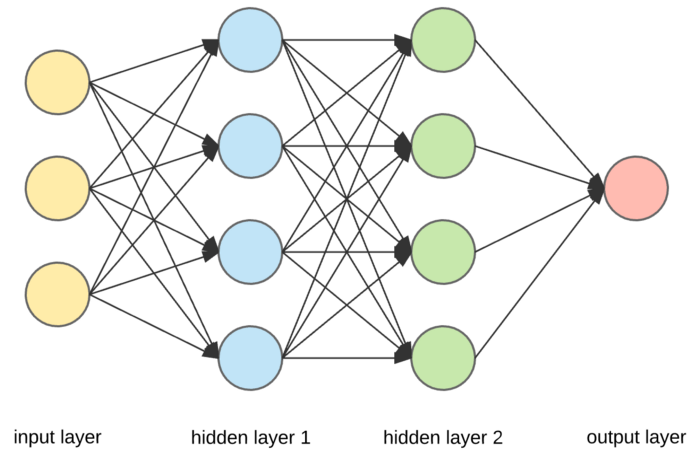
#> input picture e.png, 700 x 457 px
$ jupyter execute circle.ipynb
#> lines starting #> are read from the running program, lines starting #| are printed output that depends on the picture; after the words box and inside, x2 and y2 are one past the last pixel; in counts of white or black regions, pixels touching at a corner belong together
[cell 1]
import cv2
import numpy as np
#The Colab Demands using this import to execute cv2.imshow
from google.colab.patches import cv2_imshow

[cell 2]
im=cv2.imread('e.png')
#> im is the input picture: shape (457, 700, 3); mean B, G, R 237.5, 240.9, 239.6

[cell 3]
cv2_imshow(im)

[cell 4]
#From https://www.learnopencv.com/hough-transform-with-opencv-c-python/

# Read image as gray-scale
img = cv2.imread('e.png', cv2.IMREAD_COLOR)
# Convert to gray-scale
gray = cv2.cvtColor(img, cv2.COLOR_BGR2GRAY)
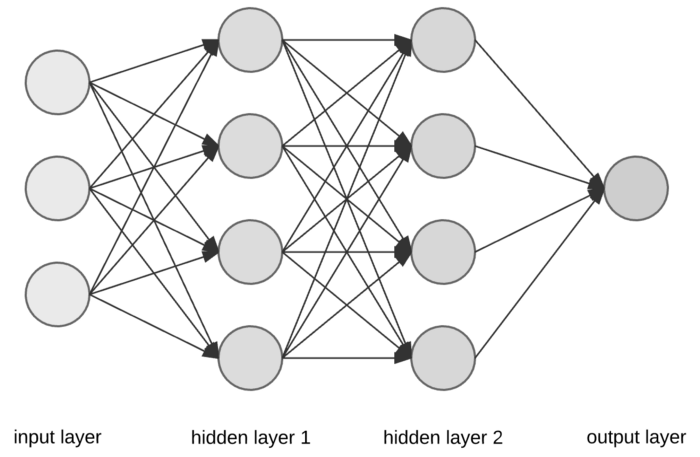
#> gray: shape (457, 700); min 0, max 255, mean 240.1
# Blur the image to reduce noise
img_blur = cv2.medianBlur(gray, 5)
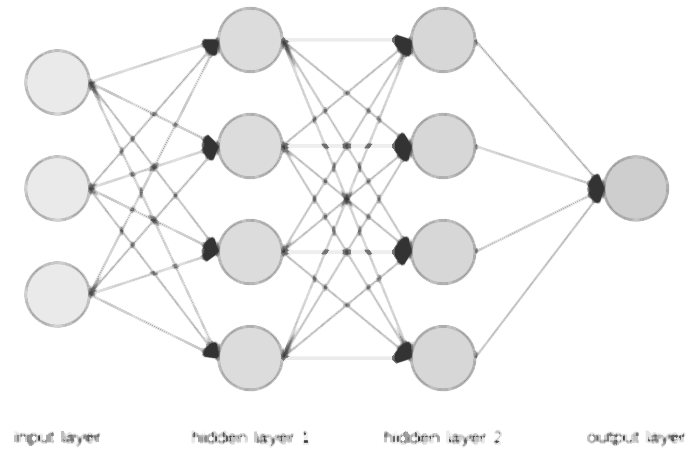
#> img_blur: shape (457, 700); min 51, max 255, mean 244.6
# Apply hough transform on the image
circles = cv2.HoughCircles(gray, cv2.HOUGH_GRADIENT, 1, img.shape[0]/64, param1=100, param2=100, minRadius=30, maxRadius=35)
#> circles = [[635.5, 187.5, 33], [442.5, 39.5, 33.2], [442.5, 357.5, 33.2], [442.5, 145.5, 33.3], [249.5, 39.5, 33.2], [249.5, 357.5, 33.2], [249.5, 145.5, 33.3], [249.5, 251.5, 33.3], [56.5, 81.5, 33.3], [56.5, 187.5, 33.3], [56.5, 293.5, 33.3], [443.5, 251.5, 32.2]]
# Draw detected circles
if circles is not None:
    circles = np.uint16(np.around(circles))
#> circles = [[636, 188, 33], [442, 40, 33], [442, 358, 33], [442, 146, 33], [250, 40, 33], [250, 358, 33], [250, 146, 33], [250, 252, 33], [56, 82, 33], [56, 188, 33], [56, 294, 33], [444, 252, 32]]
    for i in circles[0, :]:
        # Draw outer circle
        cv2.circle(img, (i[0], i[1]), i[2], (0, 255, 0), 2)
        # Draw inner circle
        cv2.circle(img, (i[0], i[1]), 2, (0, 0, 255), 3)
#> this loop made 12 passes
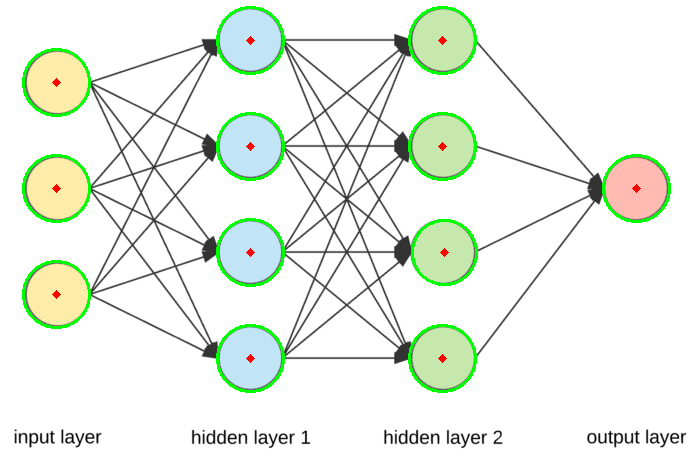
#> img: shape (457, 700, 3); 2.5% of pixels changed, all inside (x1, y1, x2, y2) = (22, 6, 671, 393)

cv2_imshow(img)
